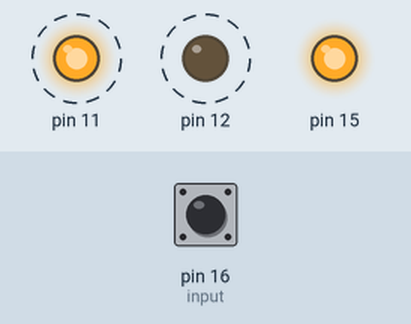
Simulated run of this program. Board: Raspberry Pi (header pin numbers). Shown: output pins drawn as LEDs (lit = HIGH). Dashed ring = blinking. The inputs (shaded band) are chosen by the test bench; at power-on: pin 16 (input) HIGH. Threads take turns every 2 ms.

Above: at 0.75 s.
1.3 s: pin 16 (input) pulled LOW for 0.15 s
At 1.7 s:
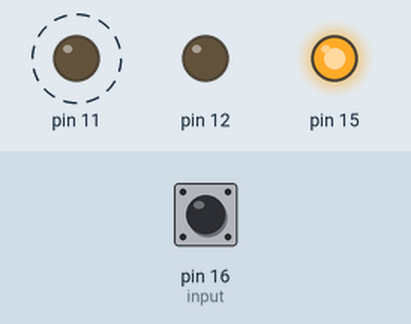
2.9 s: pin 16 (input) pulled LOW for 1 s
At 4.35 s:
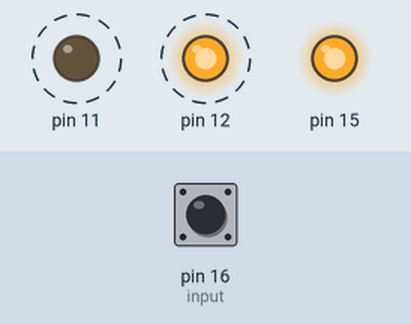
6.9 s: pin 16 (input) pulled LOW for 3.2 s
At 7.35 s:
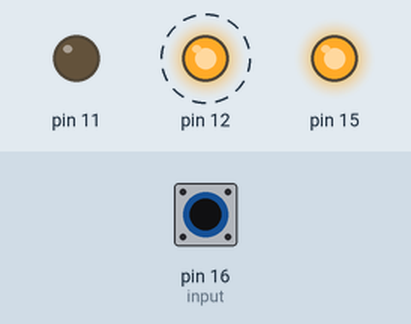
Timing chart, 0 to 11.6 s (numbered marks = the images above; inputs shaded):
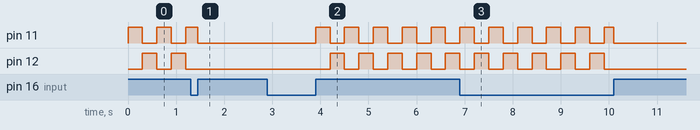

Measured:
- after the input at 1.3 s, pin 12: stops changing and stays LOW
- after the input at 2.9 s, pin 11: alternates HIGH for 0.30 s and LOW for 0.30 s, starting after 1.0 s; pin 12: alternates HIGH for 0.30 s and LOW for 0.30 s, starting after 1.3 s
- after the input at 6.9 s, pin 12: goes on until 9.9 s, then stays LOW
- by itself, pin 12: alternates HIGH for 0.30 s and LOW for 0.30 s

The program:

led.py
```python
import RPi.GPIO as GPIO
import time
import atexit
import threading

GPIO.setmode(GPIO.BOARD)

GPIO.setup(11,GPIO.OUT)
GPIO.setup(12,GPIO.OUT)
GPIO.setup(15,GPIO.OUT)
GPIO.setup(16,GPIO.IN, pull_up_down=GPIO.PUD_UP)

GPIO.output(15,1)

def flashLights(arg1, stop_event):
	#print "Flashing"
	x = 0
	while(not stop_event.is_set()):
		y = x % 2
		GPIO.output(11 + y,1)
		GPIO.output(12 - y,0)
		x = x + 1
		time.sleep(0.3)

def stopFlashing():
	GPIO.output(11,0)
	GPIO.output(12,0)

def progExit():
	GPIO.cleanup()

atexit.register(progExit)

btn_prev_state = 0
lightsonoff = 0

while 1:
	input = GPIO.input(16)
	if (input and input != btn_prev_state):
		btn_prev_state = input
		if (not lightsonoff):
			#print "On"
			stop_event = threading.Event()
			thread = threading.Thread(target = flashLights, args=(1,stop_event))
			thread.start()
			lightsonoff = 1
		else:
			#print "Off"
			stop_event.set()
			lightsonoff = 0
			stopFlashing()
	else:
		btn_prev_state = input
	time.sleep(0.05)
```
